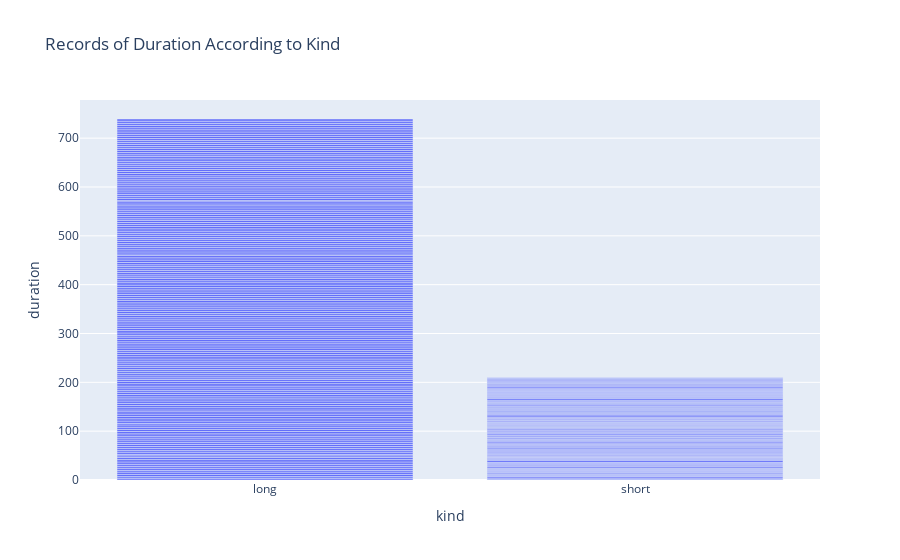

Source (notebook cell):
### Code cell
import plotly.express as px
fig = px.bar(df, x = "kind", y = "duration", title = "Records of Duration According to Kind")
fig.show()

### Figure 1 — Plotly figure (JSON) as saved in the notebook; plotly's stock layout.template omitted (floating-point values rounded to 4 significant figures; data arrays with more than 128 entries replaced by an {"elided": "..."} marker saying what was removed)
{"data": [{"alignmentgroup": "True", "hovertemplate": "kind=%{x}<br>duration=%{y}<extra></extra>", "legendgroup": "", "marker": {"color": "#636efa", "pattern": {"shape": ""}}, "name": "", "offsetgroup": "", "orientation": "v", "showlegend": false, "textposition": "auto", "type": "bar", "x": {"elided": "272 str values"}, "xaxis": "x", "y": {"elided": "272 float values"}, "yaxis": "y"}], "layout": {"barmode": "relative", "legend": {"tracegroupgap": 0}, "title": {"text": "Records of Duration According to Kind"}, "xaxis": {"anchor": "y", "domain": [0, 1], "title": {"text": "kind"}}, "yaxis": {"anchor": "x", "domain": [0, 1], "title": {"text": "duration"}}}}
